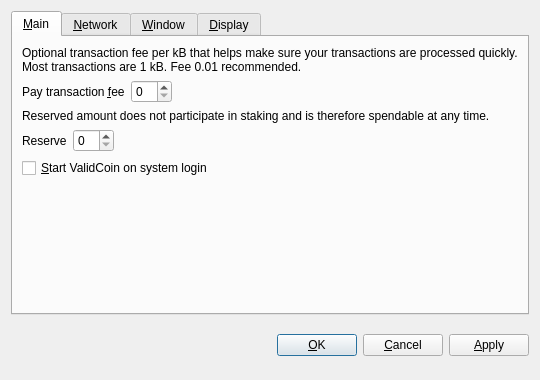
<?xml version="1.0" encoding="UTF-8"?>
<ui version="4.0">
 <class>OptionsDialog</class>
 <widget class="QDialog" name="OptionsDialog">
  <property name="geometry">
   <rect>
    <x>0</x>
    <y>0</y>
    <width>540</width>
    <height>380</height>
   </rect>
  </property>
  <property name="windowTitle">
   <string>Options</string>
  </property>
  <property name="modal">
   <bool>true</bool>
  </property>
  <layout class="QVBoxLayout" name="verticalLayout">
   <item>
    <widget class="QTabWidget" name="tabWidget">
     <property name="tabPosition">
      <enum>QTabWidget::North</enum>
     </property>
     <property name="currentIndex">
      <number>0</number>
     </property>
     <widget class="QWidget" name="tabMain">
      <attribute name="title">
       <string>&amp;Main</string>
      </attribute>
      <layout class="QVBoxLayout" name="verticalLayout_Main">
       <item>
        <widget class="QLabel" name="transactionFeeInfoLabel">
         <property name="text">
          <string>Optional transaction fee per kB that helps make sure your transactions are processed quickly. Most transactions are 1 kB. Fee 0.01 recommended.</string>
         </property>
         <property name="textFormat">
          <enum>Qt::PlainText</enum>
         </property>
         <property name="wordWrap">
          <bool>true</bool>
         </property>
        </widget>
       </item>
       <item>
        <layout class="QHBoxLayout" name="horizontalLayoutFee">
         <item>
          <widget class="QLabel" name="transactionFeeLabel">
           <property name="text">
            <string>Pay transaction &amp;fee</string>
           </property>
           <property name="textFormat">
            <enum>Qt::PlainText</enum>
           </property>
           <property name="buddy">
            <cstring>transactionFee</cstring>
           </property>
          </widget>
         </item>
         <item>
          <widget class="BitcoinAmountField" name="transactionFee"/>
         </item>
         <item>
          <spacer name="horizontalSpacerFee">
           <property name="orientation">
            <enum>Qt::Horizontal</enum>
           </property>
           <property name="sizeHint" stdset="0">
            <size>
             <width>40</width>
             <height>20</height>
            </size>
           </property>
          </spacer>
         </item>
        </layout>
       </item>
       <item>
        <widget class="QLabel" name="reserveBalanceInfoLabel">
         <property name="text">
          <string>Reserved amount does not participate in staking and is therefore spendable at any time.</string>
         </property>
         <property name="textFormat">
          <enum>Qt::PlainText</enum>
         </property>
         <property name="wordWrap">
          <bool>true</bool>
         </property>
        </widget>
       </item>
       <item>
        <layout class="QHBoxLayout" name="horizontalLayoutReserveBalance">
         <item>
          <widget class="QLabel" name="reserveBalanceLabel">
           <property name="text">
            <string>Reserve</string>
           </property>
           <property name="textFormat">
            <enum>Qt::PlainText</enum>
           </property>
           <property name="buddy">
            <cstring>reserveBalance</cstring>
           </property>
          </widget>
         </item>
         <item>
          <widget class="BitcoinAmountField" name="reserveBalance"/>
         </item>
         <item>
          <spacer name="horizontalSpacerReserveBalance">
           <property name="orientation">
            <enum>Qt::Horizontal</enum>
           </property>
           <property name="sizeHint" stdset="0">
            <size>
             <width>40</width>
             <height>20</height>
            </size>
           </property>
          </spacer>
         </item>
        </layout>
       </item>
       <item>
        <widget class="QCheckBox" name="bitcoinAtStartup">
         <property name="toolTip">
          <string>Automatically start ValidCoin after logging in to the system.</string>
         </property>
         <property name="text">
          <string>&amp;Start ValidCoin on system login</string>
         </property>
        </widget>
       </item>
       <item>
        <spacer name="verticalSpacer_Main">
         <property name="orientation">
          <enum>Qt::Vertical</enum>
         </property>
         <property name="sizeHint" stdset="0">
          <size>
           <width>20</width>
           <height>40</height>
          </size>
         </property>
        </spacer>
       </item>
      </layout>
     </widget>
     <widget class="QWidget" name="tabNetwork">
      <attribute name="title">
       <string>&amp;Network</string>
      </attribute>
      <layout class="QVBoxLayout" name="verticalLayout_Network">
       <item>
        <widget class="QCheckBox" name="mapPortUpnp">
         <property name="toolTip">
          <string>Automatically open the ValidCoin client port on the router. This only works when your router supports UPnP and it is enabled.</string>
         </property>
         <property name="text">
          <string>Map port using &amp;UPnP</string>
         </property>
        </widget>
       </item>
       <item>
        <widget class="QCheckBox" name="connectSocks">
         <property name="toolTip">
          <string>Connect to the ValidCoin network through a SOCKS proxy (e.g. when connecting through Tor).</string>
         </property>
         <property name="text">
          <string>&amp;Connect through SOCKS proxy:</string>
         </property>
        </widget>
       </item>
       <item>
        <layout class="QHBoxLayout" name="horizontalLayout_Network">
         <item>
          <widget class="QLabel" name="proxyIpLabel">
           <property name="text">
            <string>Proxy &amp;IP:</string>
           </property>
           <property name="textFormat">
            <enum>Qt::PlainText</enum>
           </property>
           <property name="buddy">
            <cstring>proxyIp</cstring>
           </property>
          </widget>
         </item>
         <item>
          <widget class="QValidatedLineEdit" name="proxyIp">
           <property name="maximumSize">
            <size>
             <width>140</width>
             <height>16777215</height>
            </size>
           </property>
           <property name="toolTip">
            <string>IP address of the proxy (e.g. 127.0.0.1)</string>
           </property>
          </widget>
         </item>
         <item>
          <widget class="QLabel" name="proxyPortLabel">
           <property name="text">
            <string>&amp;Port:</string>
           </property>
           <property name="textFormat">
            <enum>Qt::PlainText</enum>
           </property>
           <property name="buddy">
            <cstring>proxyPort</cstring>
           </property>
          </widget>
         </item>
         <item>
          <widget class="QLineEdit" name="proxyPort">
           <property name="maximumSize">
            <size>
             <width>55</width>
             <height>16777215</height>
            </size>
           </property>
           <property name="toolTip">
            <string>Port of the proxy (e.g. 9050)</string>
           </property>
          </widget>
         </item>
         <item>
          <widget class="QLabel" name="socksVersionLabel">
           <property name="text">
            <string>SOCKS &amp;Version:</string>
           </property>
           <property name="textFormat">
            <enum>Qt::PlainText</enum>
           </property>
           <property name="buddy">
            <cstring>socksVersion</cstring>
           </property>
          </widget>
         </item>
         <item>
          <widget class="QValueComboBox" name="socksVersion">
           <property name="toolTip">
            <string>SOCKS version of the proxy (e.g. 5)</string>
           </property>
          </widget>
         </item>
         <item>
          <spacer name="horizontalSpacer_Network">
           <property name="orientation">
            <enum>Qt::Horizontal</enum>
           </property>
           <property name="sizeHint" stdset="0">
            <size>
             <width>40</width>
             <height>20</height>
            </size>
           </property>
          </spacer>
         </item>
        </layout>
       </item>
       <item>
        <spacer name="verticalSpacer_Network">
         <property name="orientation">
          <enum>Qt::Vertical</enum>
         </property>
         <property name="sizeHint" stdset="0">
          <size>
           <width>20</width>
           <height>40</height>
          </size>
         </property>
        </spacer>
       </item>
      </layout>
     </widget>
     <widget class="QWidget" name="tabWindow">
      <attribute name="title">
       <string>&amp;Window</string>
      </attribute>
      <layout class="QVBoxLayout" name="verticalLayout_Window">
       <item>
        <widget class="QCheckBox" name="minimizeToTray">
         <property name="toolTip">
          <string>Show only a tray icon after minimizing the window.</string>
         </property>
         <property name="text">
          <string>&amp;Minimize to the tray instead of the taskbar</string>
         </property>
        </widget>
       </item>
       <item>
        <widget class="QCheckBox" name="minimizeOnClose">
         <property name="toolTip">
          <string>Minimize instead of exit the application when the window is closed. When this option is enabled, the application will be closed only after selecting Quit in the menu.</string>
         </property>
         <property name="text">
          <string>M&amp;inimize on close</string>
         </property>
        </widget>
       </item>
       <item>
        <spacer name="verticalSpacer_Window">
         <property name="orientation">
          <enum>Qt::Vertical</enum>
         </property>
         <property name="sizeHint" stdset="0">
          <size>
           <width>20</width>
           <height>40</height>
          </size>
         </property>
        </spacer>
       </item>
      </layout>
     </widget>
     <widget class="QWidget" name="tabDisplay">
      <attribute name="title">
       <string>&amp;Display</string>
      </attribute>
      <layout class="QVBoxLayout" name="verticalLayout_Display">
       <item>
        <layout class="QHBoxLayout" name="horizontalLayout_1_Display">
         <item>
          <widget class="QLabel" name="langLabel">
           <property name="text">
            <string>User Interface &amp;language:</string>
           </property>
           <property name="textFormat">
            <enum>Qt::PlainText</enum>
           </property>
           <property name="buddy">
            <cstring>lang</cstring>
           </property>
          </widget>
         </item>
         <item>
          <widget class="QValueComboBox" name="lang">
           <property name="toolTip">
            <string>The user interface language can be set here. This setting will take effect after restarting ValidCoin.</string>
           </property>
          </widget>
         </item>
        </layout>
       </item>
       <item>
        <layout class="QHBoxLayout" name="horizontalLayout_2_Display">
         <item>
          <widget class="QLabel" name="unitLabel">
           <property name="text">
            <string>&amp;Unit to show amounts in:</string>
           </property>
           <property name="textFormat">
            <enum>Qt::PlainText</enum>
           </property>
           <property name="buddy">
            <cstring>unit</cstring>
           </property>
          </widget>
         </item>
         <item>
          <widget class="QValueComboBox" name="unit">
           <property name="toolTip">
            <string>Choose the default subdivision unit to show in the interface and when sending coins.</string>
           </property>
          </widget>
         </item>
        </layout>
       </item>
       <item>
        <widget class="QCheckBox" name="displayAddresses">
         <property name="toolTip">
          <string>Whether to show ValidCoin addresses in the transaction list or not.</string>
         </property>
         <property name="text">
          <string>&amp;Display addresses in transaction list</string>
         </property>
        </widget>
       </item>
       <item>
        <widget class="QCheckBox" name="coinControlFeatures">
         <property name="toolTip">
          <string>Whether to show coin control features or not.</string>
         </property>
         <property name="text">
          <string>Display coin &amp;control features (experts only!)</string>
         </property>
        </widget>
       </item>
       <item>
        <spacer name="verticalSpacer_Display">
         <property name="orientation">
          <enum>Qt::Vertical</enum>
         </property>
         <property name="sizeHint" stdset="0">
          <size>
           <width>20</width>
           <height>40</height>
          </size>
         </property>
        </spacer>
       </item>
      </layout>
     </widget>
    </widget>
   </item>
   <item>
    <layout class="QHBoxLayout" name="horizontalLayout_Buttons">
     <item>
      <spacer name="horizontalSpacer_1">
       <property name="orientation">
        <enum>Qt::Horizontal</enum>
       </property>
       <property name="sizeHint" stdset="0">
        <size>
         <width>40</width>
         <height>48</height>
        </size>
       </property>
      </spacer>
     </item>
     <item>
      <widget class="QLabel" name="statusLabel">
       <property name="font">
        <font>
         <weight>75</weight>
         <bold>true</bold>
        </font>
       </property>
       <property name="text">
        <string/>
       </property>
       <property name="textFormat">
        <enum>Qt::PlainText</enum>
       </property>
       <property name="wordWrap">
        <bool>true</bool>
       </property>
      </widget>
     </item>
     <item>
      <spacer name="horizontalSpacer_2">
       <property name="orientation">
        <enum>Qt::Horizontal</enum>
       </property>
       <property name="sizeHint" stdset="0">
        <size>
         <width>40</width>
         <height>48</height>
        </size>
       </property>
      </spacer>
     </item>
     <item>
      <widget class="QPushButton" name="okButton">
       <property name="text">
        <string>&amp;OK</string>
       </property>
      </widget>
     </item>
     <item>
      <widget class="QPushButton" name="cancelButton">
       <property name="text">
        <string>&amp;Cancel</string>
       </property>
       <property name="autoDefault">
        <bool>false</bool>
       </property>
      </widget>
     </item>
     <item>
      <widget class="QPushButton" name="applyButton">
       <property name="text">
        <string>&amp;Apply</string>
       </property>
       <property name="autoDefault">
        <bool>false</bool>
       </property>
      </widget>
     </item>
    </layout>
   </item>
  </layout>
 </widget>
 <customwidgets>
  <customwidget>
   <class>BitcoinAmountField</class>
   <extends>QSpinBox</extends>
   <header>bitcoinamountfield.h</header>
  </customwidget>
  <customwidget>
   <class>QValueComboBox</class>
   <extends>QComboBox</extends>
   <header>qvaluecombobox.h</header>
  </customwidget>
  <customwidget>
   <class>QValidatedLineEdit</class>
   <extends>QLineEdit</extends>
   <header>qvalidatedlineedit.h</header>
  </customwidget>
 </customwidgets>
 <resources/>
 <connections/>
</ui>
